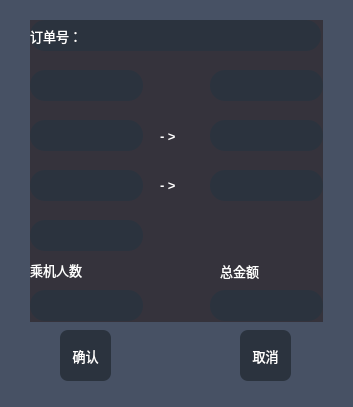
<?xml version="1.0" encoding="UTF-8"?>
<ui version="4.0">
 <class>checkOrder</class>
 <widget class="QDialog" name="checkOrder">
  <property name="geometry">
   <rect>
    <x>0</x>
    <y>0</y>
    <width>353</width>
    <height>407</height>
   </rect>
  </property>
  <property name="windowTitle">
   <string>Dialog</string>
  </property>
  <property name="styleSheet">
   <string notr="true">background-color: rgb(71, 81, 100);</string>
  </property>
  <widget class="QLineEdit" name="lineEdit">
   <property name="enabled">
    <bool>false</bool>
   </property>
   <property name="geometry">
    <rect>
     <x>30</x>
     <y>70</y>
     <width>113</width>
     <height>31</height>
    </rect>
   </property>
   <property name="styleSheet">
    <string notr="true">#lineEdit
{
background-color: rgb(43, 51, 62);
color: rgb(255, 255, 255);
border-radius:15px;
}</string>
   </property>
   <property name="alignment">
    <set>Qt::AlignCenter</set>
   </property>
  </widget>
  <widget class="QLineEdit" name="lineEdit_2">
   <property name="enabled">
    <bool>false</bool>
   </property>
   <property name="geometry">
    <rect>
     <x>30</x>
     <y>120</y>
     <width>113</width>
     <height>31</height>
    </rect>
   </property>
   <property name="styleSheet">
    <string notr="true">#lineEdit_2
{
background-color: rgb(43, 51, 62);
color: rgb(255, 255, 255);
border-radius:15px;
}</string>
   </property>
   <property name="alignment">
    <set>Qt::AlignCenter</set>
   </property>
  </widget>
  <widget class="QLineEdit" name="lineEdit_3">
   <property name="enabled">
    <bool>false</bool>
   </property>
   <property name="geometry">
    <rect>
     <x>210</x>
     <y>120</y>
     <width>113</width>
     <height>31</height>
    </rect>
   </property>
   <property name="styleSheet">
    <string notr="true">#lineEdit_3
{
background-color: rgb(43, 51, 62);
color: rgb(255, 255, 255);
border-radius:15px;
}</string>
   </property>
   <property name="alignment">
    <set>Qt::AlignCenter</set>
   </property>
  </widget>
  <widget class="QLineEdit" name="lineEdit_4">
   <property name="enabled">
    <bool>false</bool>
   </property>
   <property name="geometry">
    <rect>
     <x>30</x>
     <y>220</y>
     <width>113</width>
     <height>31</height>
    </rect>
   </property>
   <property name="styleSheet">
    <string notr="true">#lineEdit_4
{
background-color: rgb(43, 51, 62);
color: rgb(255, 255, 255);
border-radius:15px;
}</string>
   </property>
   <property name="alignment">
    <set>Qt::AlignCenter</set>
   </property>
  </widget>
  <widget class="QLineEdit" name="lineEdit_5">
   <property name="enabled">
    <bool>false</bool>
   </property>
   <property name="geometry">
    <rect>
     <x>30</x>
     <y>170</y>
     <width>113</width>
     <height>31</height>
    </rect>
   </property>
   <property name="styleSheet">
    <string notr="true">#lineEdit_5
{
background-color: rgb(43, 51, 62);
color: rgb(255, 255, 255);
border-radius:15px;
}</string>
   </property>
   <property name="alignment">
    <set>Qt::AlignCenter</set>
   </property>
  </widget>
  <widget class="QLineEdit" name="lineEdit_6">
   <property name="enabled">
    <bool>false</bool>
   </property>
   <property name="geometry">
    <rect>
     <x>210</x>
     <y>170</y>
     <width>113</width>
     <height>31</height>
    </rect>
   </property>
   <property name="styleSheet">
    <string notr="true">#lineEdit_6
{
background-color: rgb(43, 51, 62);
color: rgb(255, 255, 255);
border-radius:15px;
}</string>
   </property>
   <property name="alignment">
    <set>Qt::AlignCenter</set>
   </property>
  </widget>
  <widget class="QLineEdit" name="lineEdit_7">
   <property name="enabled">
    <bool>false</bool>
   </property>
   <property name="geometry">
    <rect>
     <x>210</x>
     <y>70</y>
     <width>113</width>
     <height>31</height>
    </rect>
   </property>
   <property name="styleSheet">
    <string notr="true">#lineEdit_7
{
background-color: rgb(43, 51, 62);
color: rgb(255, 255, 255);
border-radius:15px;
}</string>
   </property>
   <property name="alignment">
    <set>Qt::AlignCenter</set>
   </property>
  </widget>
  <widget class="QLabel" name="label">
   <property name="geometry">
    <rect>
     <x>30</x>
     <y>260</y>
     <width>72</width>
     <height>20</height>
    </rect>
   </property>
   <property name="font">
    <font>
     <pointsize>10</pointsize>
    </font>
   </property>
   <property name="styleSheet">
    <string notr="true">color: rgb(255, 255, 255);
background-color: rgb(53, 51, 60);</string>
   </property>
   <property name="text">
    <string>乘机人数</string>
   </property>
  </widget>
  <widget class="QLabel" name="label_2">
   <property name="geometry">
    <rect>
     <x>220</x>
     <y>260</y>
     <width>61</width>
     <height>21</height>
    </rect>
   </property>
   <property name="font">
    <font>
     <pointsize>10</pointsize>
    </font>
   </property>
   <property name="styleSheet">
    <string notr="true">color: rgb(255, 255, 255);
background-color: rgb(53, 51, 60);</string>
   </property>
   <property name="text">
    <string>总金额</string>
   </property>
  </widget>
  <widget class="QLineEdit" name="lineEdit_8">
   <property name="enabled">
    <bool>false</bool>
   </property>
   <property name="geometry">
    <rect>
     <x>30</x>
     <y>290</y>
     <width>113</width>
     <height>31</height>
    </rect>
   </property>
   <property name="styleSheet">
    <string notr="true">#lineEdit_8
{
background-color: rgb(43, 51, 62);
color: rgb(255, 255, 255);
border-radius:15px;
}</string>
   </property>
   <property name="alignment">
    <set>Qt::AlignCenter</set>
   </property>
  </widget>
  <widget class="QLineEdit" name="lineEdit_9">
   <property name="enabled">
    <bool>false</bool>
   </property>
   <property name="geometry">
    <rect>
     <x>210</x>
     <y>290</y>
     <width>113</width>
     <height>31</height>
    </rect>
   </property>
   <property name="styleSheet">
    <string notr="true">#lineEdit_9
{
background-color: rgb(43, 51, 62);
color: rgb(255, 255, 255);
border-radius:15px;
}</string>
   </property>
   <property name="alignment">
    <set>Qt::AlignCenter</set>
   </property>
  </widget>
  <widget class="QPushButton" name="pushButton">
   <property name="geometry">
    <rect>
     <x>60</x>
     <y>330</y>
     <width>51</width>
     <height>51</height>
    </rect>
   </property>
   <property name="font">
    <font>
     <pointsize>10</pointsize>
    </font>
   </property>
   <property name="styleSheet">
    <string notr="true">#pushButton:!hover
{
background-color: rgb(43, 51, 62);
color: rgb(255, 255, 255);
border-radius:8px;
}
#pushButton:hover
{
background-color:rgb(134, 199, 255);
border-radius:8px;
color:rgb(255, 255, 255);
}</string>
   </property>
   <property name="text">
    <string>确认</string>
   </property>
  </widget>
  <widget class="QPushButton" name="pushButton_2">
   <property name="geometry">
    <rect>
     <x>240</x>
     <y>330</y>
     <width>51</width>
     <height>51</height>
    </rect>
   </property>
   <property name="font">
    <font>
     <pointsize>10</pointsize>
    </font>
   </property>
   <property name="styleSheet">
    <string notr="true">#pushButton_2:!hover
{
background-color: rgb(43, 51, 62);
color: rgb(255, 255, 255);
border-radius:8px;
}
#pushButton_2:hover
{
background-color:rgb(134, 199, 255);
border-radius:8px;
color:rgb(255, 255, 255);
}</string>
   </property>
   <property name="text">
    <string>取消</string>
   </property>
  </widget>
  <widget class="QLabel" name="label_3">
   <property name="geometry">
    <rect>
     <x>30</x>
     <y>20</y>
     <width>61</width>
     <height>31</height>
    </rect>
   </property>
   <property name="font">
    <font>
     <pointsize>10</pointsize>
    </font>
   </property>
   <property name="styleSheet">
    <string notr="true">background-color: rgb(43, 51, 62);
color: rgb(255, 255, 255);
border-top-left-radius:15px;
border-bottom-left-radius:15px;
</string>
   </property>
   <property name="text">
    <string>订单号：</string>
   </property>
  </widget>
  <widget class="QLineEdit" name="lineEdit_10">
   <property name="enabled">
    <bool>false</bool>
   </property>
   <property name="geometry">
    <rect>
     <x>90</x>
     <y>20</y>
     <width>231</width>
     <height>31</height>
    </rect>
   </property>
   <property name="styleSheet">
    <string notr="true">#lineEdit_10
{
background-color: rgb(43, 51, 62);
color: rgb(255, 255, 255);
border-top-right-radius:15px;
border-bottom-right-radius:15px;
}</string>
   </property>
   <property name="alignment">
    <set>Qt::AlignLeading|Qt::AlignLeft|Qt::AlignVCenter</set>
   </property>
  </widget>
  <widget class="QLabel" name="label_4">
   <property name="geometry">
    <rect>
     <x>160</x>
     <y>126</y>
     <width>31</width>
     <height>20</height>
    </rect>
   </property>
   <property name="font">
    <font>
     <pointsize>10</pointsize>
     <weight>75</weight>
     <bold>true</bold>
    </font>
   </property>
   <property name="styleSheet">
    <string notr="true">color: rgb(255, 255, 255);
background-color: rgb(53, 51, 60);</string>
   </property>
   <property name="text">
    <string>- &gt;</string>
   </property>
  </widget>
  <widget class="QLabel" name="label_5">
   <property name="geometry">
    <rect>
     <x>160</x>
     <y>175</y>
     <width>31</width>
     <height>21</height>
    </rect>
   </property>
   <property name="font">
    <font>
     <pointsize>10</pointsize>
     <weight>75</weight>
     <bold>true</bold>
    </font>
   </property>
   <property name="styleSheet">
    <string notr="true">color: rgb(255, 255, 255);
background-color: rgb(53, 51, 60);</string>
   </property>
   <property name="text">
    <string>- &gt;</string>
   </property>
  </widget>
  <widget class="QLabel" name="label_6">
   <property name="geometry">
    <rect>
     <x>30</x>
     <y>20</y>
     <width>293</width>
     <height>302</height>
    </rect>
   </property>
   <property name="styleSheet">
    <string notr="true">background-color: rgb(53, 51, 60);</string>
   </property>
   <property name="text">
    <string/>
   </property>
  </widget>
  <zorder>label_6</zorder>
  <zorder>lineEdit</zorder>
  <zorder>lineEdit_2</zorder>
  <zorder>lineEdit_3</zorder>
  <zorder>lineEdit_4</zorder>
  <zorder>lineEdit_5</zorder>
  <zorder>lineEdit_6</zorder>
  <zorder>lineEdit_7</zorder>
  <zorder>label</zorder>
  <zorder>label_2</zorder>
  <zorder>lineEdit_8</zorder>
  <zorder>lineEdit_9</zorder>
  <zorder>pushButton</zorder>
  <zorder>pushButton_2</zorder>
  <zorder>label_3</zorder>
  <zorder>lineEdit_10</zorder>
  <zorder>label_4</zorder>
  <zorder>label_5</zorder>
 </widget>
 <resources/>
 <connections/>
</ui>
